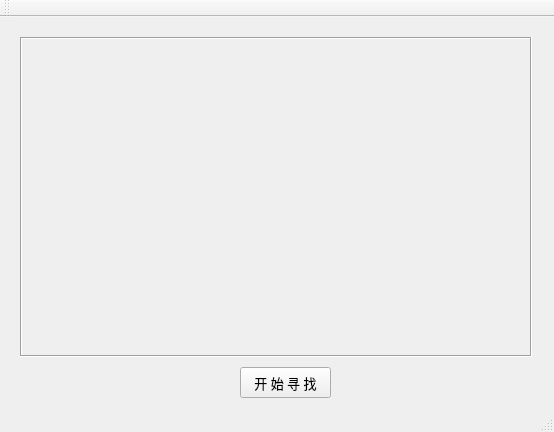
<?xml version="1.0" encoding="UTF-8"?>
<ui version="4.0">
 <class>MainWindow</class>
 <widget class="QMainWindow" name="MainWindow">
  <property name="geometry">
   <rect>
    <x>0</x>
    <y>0</y>
    <width>554</width>
    <height>432</height>
   </rect>
  </property>
  <property name="windowTitle">
   <string>寻 找 小 鱼</string>
  </property>
  <widget class="QWidget" name="centralWidget">
   <widget class="QLabel" name="viewLabel">
    <property name="geometry">
     <rect>
      <x>20</x>
      <y>20</y>
      <width>512</width>
      <height>320</height>
     </rect>
    </property>
    <property name="frameShape">
     <enum>QFrame::Box</enum>
    </property>
    <property name="frameShadow">
     <enum>QFrame::Sunken</enum>
    </property>
    <property name="text">
     <string/>
    </property>
   </widget>
   <widget class="QPushButton" name="matchPushButton">
    <property name="geometry">
     <rect>
      <x>240</x>
      <y>350</y>
      <width>91</width>
      <height>31</height>
     </rect>
    </property>
    <property name="font">
     <font>
      <family>微软雅黑</family>
      <pointsize>10</pointsize>
     </font>
    </property>
    <property name="text">
     <string>开 始 寻 找</string>
    </property>
   </widget>
  </widget>
  <widget class="QMenuBar" name="menuBar">
   <property name="geometry">
    <rect>
     <x>0</x>
     <y>0</y>
     <width>554</width>
     <height>23</height>
    </rect>
   </property>
  </widget>
  <widget class="QToolBar" name="mainToolBar">
   <attribute name="toolBarArea">
    <enum>TopToolBarArea</enum>
   </attribute>
   <attribute name="toolBarBreak">
    <bool>false</bool>
   </attribute>
  </widget>
  <widget class="QStatusBar" name="statusBar"/>
 </widget>
 <layoutdefault spacing="6" margin="11"/>
 <resources/>
 <connections/>
</ui>
